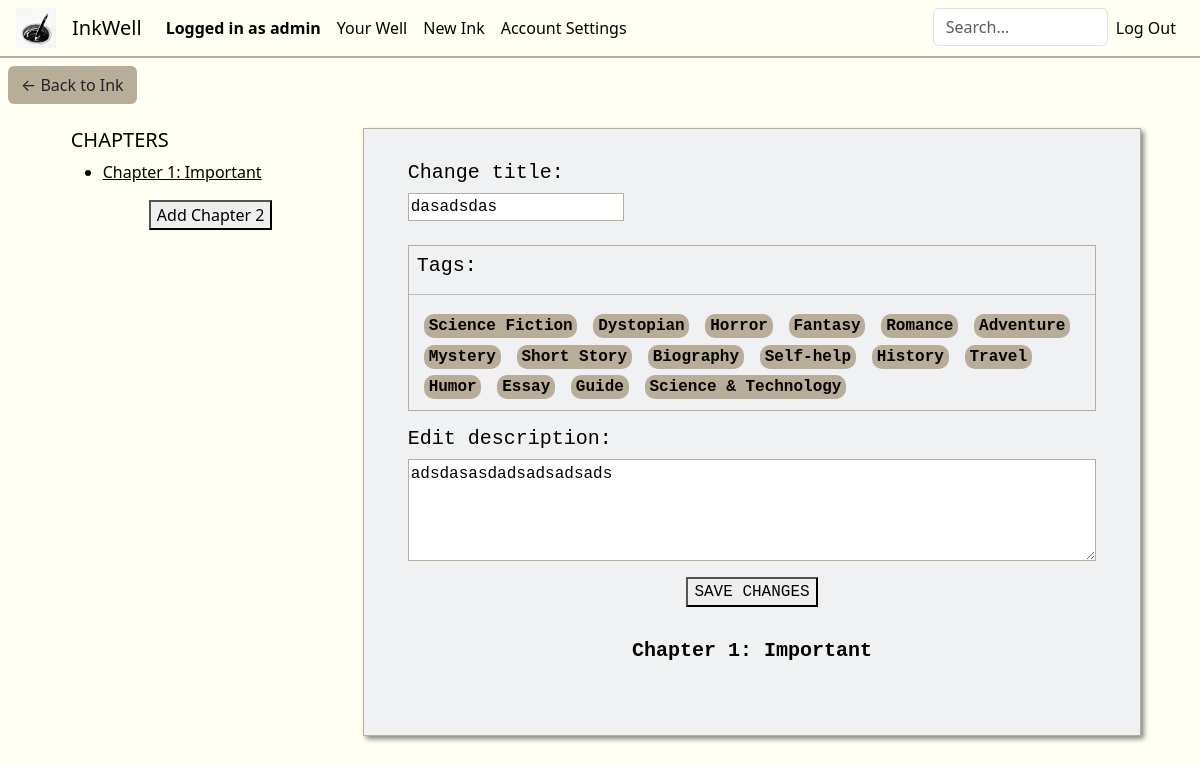
Before: /edit_ink/10 (signed in) with the older database file.
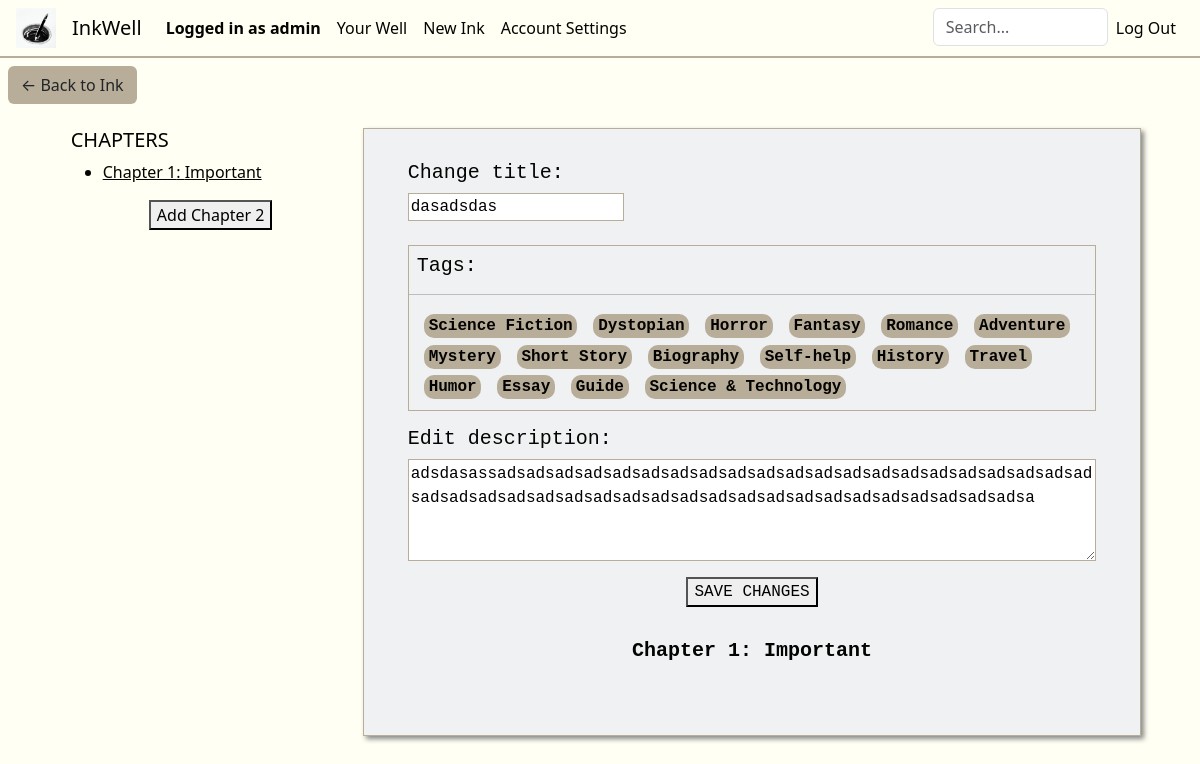
After: the same page with the newer database file.
### inkwell/models.py (models this page shows, shortened)
class Ink(models.Model):
    wellOrigin = models.ForeignKey(Well, on_delete=models.CASCADE, related_name="well_pk", default="")
    inkOwner = models.ForeignKey(User, on_delete=models.CASCADE, related_name="ink_owner", default="")
    coAuthors = models.ManyToManyField(User, related_name="CoAuthors", blank=True)
    privateStatus = models.BooleanField(default=False)
    updateStatus = models.BooleanField(default=False) # If the Ink is edited at least once, this changes to true
    ink_following = models.ManyToManyField(User, related_name="ink_following", blank=True)
    tags = models.ManyToManyField(Tag, related_name="tags", blank=True)
    description = models.CharField(max_length=500, default="")
    title = models.CharField(max_length=64, default="")
    views = models.PositiveBigIntegerField(default=0)
    creation_date = models.DateTimeField(default=timezone.now, editable=False)

### inkwell/views.py (the view, shortened to what this page needs)
# urls.py: path('edit_ink/<int:inkID>', views.edit_ink, name='edit_ink'),
@login_required
def edit_ink(request, inkID):
    editInk = Ink.objects.get(id=inkID)
    tags = Tag.objects.all()
    chapters = Chapter.objects.filter(chapterInkOrigin=editInk.id).order_by("chapterNumber")
    if chapters:
        lastChapter = chapters.last().chapterNumber
    else:
        lastChapter = 0
    current_user = User.objects.get(pk=request.user.pk)
    editingAsCoAuthor = False
    if current_user != editInk.inkOwner:
        editingAsCoAuthor = True
    return render(request, "inkwell/edit_ink.html", {
        "editInk": editInk,
        "tags": tags,
        "chapters": chapters,
        "newChapterNum": (lastChapter + 1),
        "editingAsCoAuthor": editingAsCoAuthor,
        "title": "Editing Ink"
    })

### inkwell/templates/inkwell/edit_ink.html (shortened to what the changed rows need)
{% extends "inkwell/layout.html" %}
{% block body %}
    <div class="container-flex inkEditContainer">
        <div class="row">
            <div class="col-8 inkEditMainCol">
                <div class="row d-flex justify-content-center">
                    <form class="form" id="editInkForm" action="{% url 'edit_ink' inkID=editInk.id %}" method="post">
                        {% if editingAsCoAuthor %}
                            <div class="inkInfoAsCoAuthor disFdirColAliCen">
                                <h4>{{ editInk.title }}</h4>
                                <span>Tags:
                                    {% for tag in editInk.tags.all %}
                                        <div class="tag">
                                            <span>{{ tag }}</span>
                                        </div>
                                    {% endfor %}
                                </span>
                                <p>{{ editInk.description }}</p>
                            </div>
                        {% else %}
                            <div class="">
                                <h5>Change title:</h5>
                                <input class="form-label title" id="inkTitleEdit" type="text" id="title" name="title" value="{{ editInk.title }}">
                            </div>
                            <div class="tagsEdit-style mt-3" id="tagsEdit">
                                <div class="container p-2 pb-0">
                                    <div class="tagContainer" id="chosenTags">
                                        <h5>Tags:</h5>
                                    </div>
                                </div>
                                <hr>
                                <div class="container tagContainer pb-2" id="availableTags">
                                    {% for tag in tags %}
                                        {% if tag not in editInk.tags.all %}
                                            <div class="draggable tag pd-1" id="tagEdit">
                                                <span id="{{ tag.tagName }}">{{ tag.tagName }}</span>
                                            </div>
                                        {% endif %}
                                    {% endfor %}
                                </div>
                            </div>
                            <div class="mt-3">
                                <h5>Edit description:</h5>
                                <textarea class="form-label descriptionEdit" rows="4" cols="100" name="descriptionEdit">{{ editInk.description }}</textarea>
                            </div>
                            <div class="disFdirColAliCen">
                                <button id="saveAllInkChangesBtn">SAVE CHANGES</button>
                            </div>
                        {% endif %}
                    </form>
                </div>
            </div>
        </div>
    </div>
{% endblock %}

Changed rows visible on the page:
changed Ink "dasadsdas": descriptionEdit "adsdasasdadsadsadsads" → "adsdasassadsadsadsadsadsadsadsadsadsadsadsadsadsadsadsadsadsadsadsadsadsadsadsadsadsadsadsadsadsadsadsadsadsadsadsadsadsadsadsadsadsadsa"
